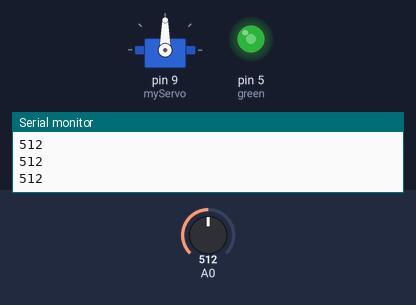
A sketch run on a simulated Arduino Uno, built with avr-gcc and run on an emulated ATmega328P. Shown: servo, output pins drawn as LEDs (lit = HIGH), the last lines printed to the serial monitor. The inputs (shaded band) are chosen by the test bench; at power-on: A0 = 512.

Above: at 1.2 s.
1.3 s: A0 set to 716
At 1.8 s:
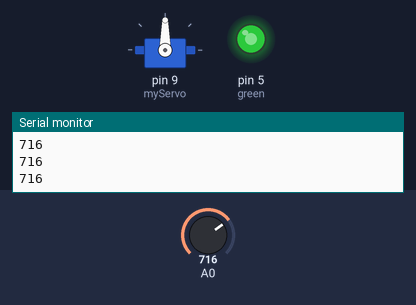
2.9 s: A0 set to 900
At 4.2 s:
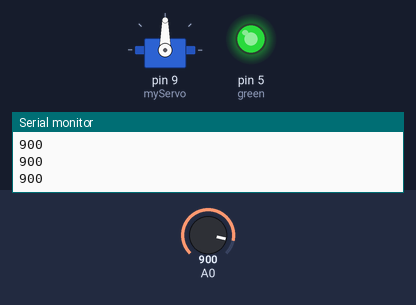
4.5 s: A0 set to 122
At 5.7 s:
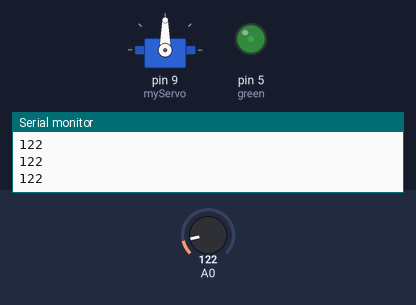
6.1 s: A0 set to 0
At 7.1 s:
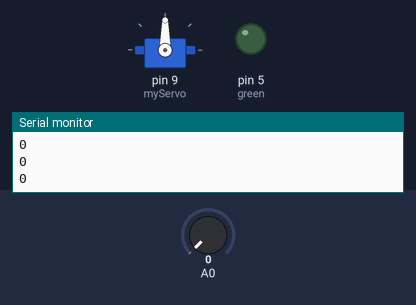
Timing chart, 0 to 8.7 s (numbered marks = the images above; inputs shaded):
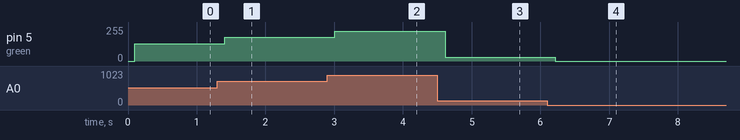

Measured:
- after the input at 1.3 s, pin 5 (green): 128/255 → 179/255 after 0.10 s
- after the input at 2.9 s, pin 5 (green): 179/255 → 225/255 after 0.11 s
- after the input at 4.5 s, pin 5 (green): 225/255 → 30/255 after 0.11 s
- after the input at 6.1 s, pin 5 (green): 30/255 → 0/255 after 0.12 s

The sketch:

s2_10_potentiometer2.ino
```cpp
/*
1) Connect potentiometer and confirm 0-1023 voltage range using serial monitor
2) open box when it is at 1023, close box when it is at 0
3) open box when it is at 1023, close box when it is at 0, AND open half way if it is at 512
4) open box when you press the button, close box when you don't press the button.
   Use potentiometer to control brightness of the your RGB LED (Anycolor)


   intensity
    - min: 0
    - max: 255

   potentiometer
    - min: 0
    - max: 1023


*/

#include <Servo.h>

int open = 90;
int close = 180;
int half = 135;

int red = 3;
int green = 5;
int blue = 6;

Servo myServo;

void setup() {
  pinMode(9,OUTPUT);
  pinMode(2,INPUT_PULLUP);
  pinMode(green,OUTPUT);


  myServo.attach(9);

  Serial.begin(9600);

}

void loop() {

  //- our first conditional
  int potentiometer;
  int intensity;


  potentiometer = analogRead(A0);


  Serial.println(potentiometer);
  delay(100);

  analogWrite(green, potentiometer/4);

  /*

  if (potentiometer == 0) {
    //myServo.write(close);
    analogWrite(green,0);
  }

  if (potentiometer > 0 && potentiometer < 100) {
    //myServo.write(half);
    analogWrite(green,45);
  }

  if (potentiometer > 100 && potentiometer < 200) {
    //myServo.write(half);
    analogWrite(green,95);
  }

  if (potentiometer > 300 && potentiometer < 400) {
    //myServo.write(half);
    analogWrite(green,115);
  }

  if (potentiometer > 500 && potentiometer < 600) {
    //myServo.write(half);
    analogWrite(green,135);
  }

  if (potentiometer == 1023) {
    //myServo.write(open);
    analogWrite(green,255);
  }
  */

  /*
  if (digitalRead(2) == HIGH) {
    myServo.write(close);

  }
  else {
    myServo.write(open);
  }
  */
}
```
